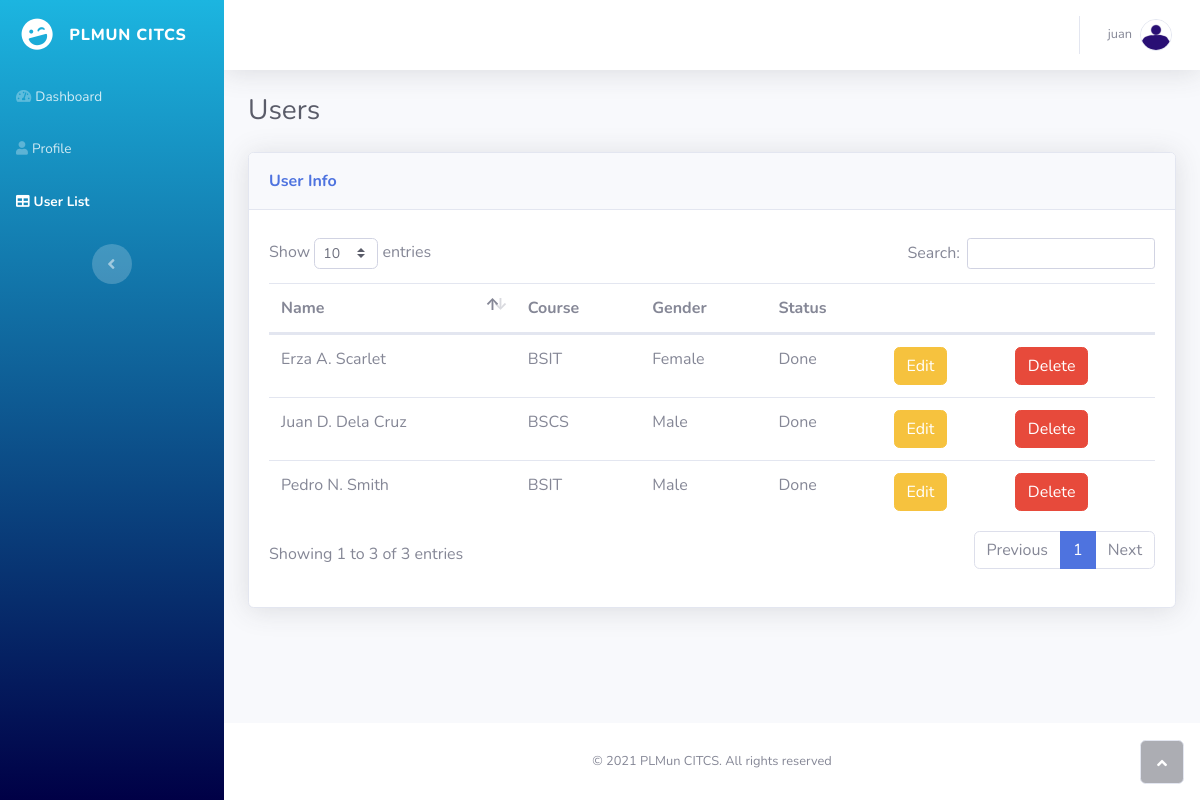
Screenshot of /admin/users.php (signed in) with the database file from the repository.
### tables this page shows
CREATE TABLE IF NOT EXISTS `user_info` (
  `info_id` int(11) NOT NULL AUTO_INCREMENT,
  `user_id` int(11) NOT NULL,
  `fname` text NOT NULL,
  `mname` text,
  `lname` text NOT NULL,
  `course` text NOT NULL,
  `gender` text NOT NULL,
  `status` text,
  `academic_year` text,
  `date_created` date NOT NULL,
  PRIMARY KEY (`info_id`)
);

### includes/class/functions.php (the view, shortened to what this page needs)
<?php
class functions
{
	public function connection()
	{
		$pdo = new PDO("mysql:host=localhost;dbname=ojt;",'root','');
		return $pdo;
	}
	public function displayTable()
	{
		$sql = $this->connection()->prepare("SELECT * FROM users INNER JOIN user_info ON users.user_id = user_info.user_id");
		$sql->execute([]);
		echo '<div class="table-responsive table mt-2" id="dataTable" role="grid" aria-describedby="dataTable_info">
                            <table class="table dataTable my-0 h-25" id="dataTable1">
                                <thead>
                                    <tr>
                                        <th>Name</th>
                                        <th>Course</th>
                                        <th>Gender</th>
                                        <th>Status</th>
                                        <th></th>
                                        <th></th>
                                    </tr>
                                </thead>
                                <tbody>';
        while($col = $sql->fetch(PDO::FETCH_ASSOC))
        {
        	echo '<tr>';
        	$minitial = substr($col["mname"], 0, 1);
            echo '	<td>'.$col["fname"].' '.$minitial.'. ',$col["lname"].'</td>
                	<td>'.$col["course"].'</td>
                	<td>'.$col["gender"].'</td>
                	<td>'.$col["status"].'</td>
                	<td><button type="button" class="btn btn-warning"><a class="text-white text-decoration-none" href="profile.php?id='.$col["user_id"].'">Edit</a></button></td>
                	<td>
                	<button type="button" class="btn btn-danger">
                		<a class="text-white text-decoration-none" href="users.php?id='.$col["user_id"].'">Delete</a>
                	</button>
                	</td>
            	</tr>';
        }
        echo '					</tbody>
                                <tfoot></tfoot>
                            </table>
                        </div>';
	}
}
?>

### rows the page displays
user_info: fname "Juan", mname "D", lname "Dela Cruz", course "BSCS", gender "Male", status "Done"
user_info: fname "Pedro", mname "N", lname "Smith", course "BSIT", gender "Male", status "Done"
user_info: fname "Erza", mname "A", lname "Scarlet", course "BSIT", gender "Female", status "Done"

### other values shown
$_SESSION['user'] "juan"
